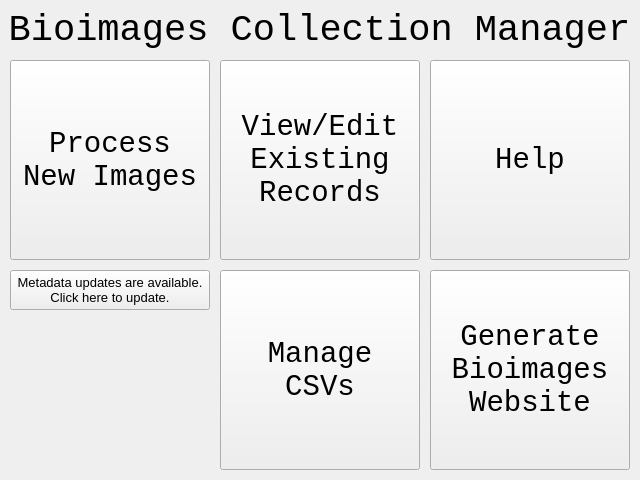
<?xml version="1.0" encoding="UTF-8"?>
<ui version="4.0">
 <class>StartWindow</class>
 <widget class="QWidget" name="StartWindow">
  <property name="geometry">
   <rect>
    <x>0</x>
    <y>0</y>
    <width>640</width>
    <height>480</height>
   </rect>
  </property>
  <property name="minimumSize">
   <size>
    <width>640</width>
    <height>480</height>
   </size>
  </property>
  <property name="maximumSize">
   <size>
    <width>640</width>
    <height>480</height>
   </size>
  </property>
  <property name="windowTitle">
   <string>Bioimages Collection Manager</string>
  </property>
  <property name="windowIcon">
   <iconset resource="BioCM.qrc">
    <normaloff>:/icon.png</normaloff>:/icon.png</iconset>
  </property>
  <widget class="QPushButton" name="editExistingRecordsButton">
   <property name="geometry">
    <rect>
     <x>220</x>
     <y>60</y>
     <width>200</width>
     <height>200</height>
    </rect>
   </property>
   <property name="font">
    <font>
     <family>Consolas</family>
     <pointsize>22</pointsize>
    </font>
   </property>
   <property name="autoFillBackground">
    <bool>false</bool>
   </property>
   <property name="text">
    <string>View/Edit
Existing
Records</string>
   </property>
  </widget>
  <widget class="QPushButton" name="addNewImagesButton">
   <property name="geometry">
    <rect>
     <x>10</x>
     <y>60</y>
     <width>200</width>
     <height>200</height>
    </rect>
   </property>
   <property name="font">
    <font>
     <family>Consolas</family>
     <pointsize>22</pointsize>
    </font>
   </property>
   <property name="autoFillBackground">
    <bool>false</bool>
   </property>
   <property name="text">
    <string>Process
New Images</string>
   </property>
  </widget>
  <widget class="QPushButton" name="manageCSVsButton">
   <property name="geometry">
    <rect>
     <x>220</x>
     <y>270</y>
     <width>200</width>
     <height>200</height>
    </rect>
   </property>
   <property name="font">
    <font>
     <family>Consolas</family>
     <pointsize>22</pointsize>
    </font>
   </property>
   <property name="autoFillBackground">
    <bool>false</bool>
   </property>
   <property name="text">
    <string>Manage
CSVs</string>
   </property>
  </widget>
  <widget class="QPushButton" name="generateWebsiteButton">
   <property name="geometry">
    <rect>
     <x>430</x>
     <y>270</y>
     <width>200</width>
     <height>200</height>
    </rect>
   </property>
   <property name="font">
    <font>
     <family>Consolas</family>
     <pointsize>22</pointsize>
    </font>
   </property>
   <property name="autoFillBackground">
    <bool>false</bool>
   </property>
   <property name="text">
    <string>Generate
Bioimages
Website</string>
   </property>
  </widget>
  <widget class="QPushButton" name="HelpButton">
   <property name="geometry">
    <rect>
     <x>430</x>
     <y>60</y>
     <width>200</width>
     <height>200</height>
    </rect>
   </property>
   <property name="font">
    <font>
     <family>Consolas</family>
     <pointsize>22</pointsize>
    </font>
   </property>
   <property name="autoFillBackground">
    <bool>false</bool>
   </property>
   <property name="text">
    <string>Help</string>
   </property>
  </widget>
  <widget class="QLabel" name="bioimagesLabel">
   <property name="geometry">
    <rect>
     <x>-1</x>
     <y>0</y>
     <width>641</width>
     <height>61</height>
    </rect>
   </property>
   <property name="font">
    <font>
     <family>Consolas</family>
     <pointsize>28</pointsize>
    </font>
   </property>
   <property name="text">
    <string>Bioimages Collection Manager</string>
   </property>
   <property name="alignment">
    <set>Qt::AlignCenter</set>
   </property>
  </widget>
  <widget class="QLabel" name="bioimagesLogo">
   <property name="geometry">
    <rect>
     <x>10</x>
     <y>270</y>
     <width>200</width>
     <height>200</height>
    </rect>
   </property>
   <property name="toolTip">
    <string>&lt;i&gt;Asimina triloba&lt;/i&gt; (pawpaw)</string>
   </property>
   <property name="text">
    <string/>
   </property>
  </widget>
  <widget class="QPushButton" name="updatesAvailable">
   <property name="geometry">
    <rect>
     <x>10</x>
     <y>270</y>
     <width>200</width>
     <height>40</height>
    </rect>
   </property>
   <property name="font">
    <font>
     <pointsize>10</pointsize>
    </font>
   </property>
   <property name="text">
    <string>Metadata updates are available.
Click here to update.</string>
   </property>
   <property name="flat">
    <bool>false</bool>
   </property>
  </widget>
 </widget>
 <layoutdefault spacing="6" margin="11"/>
 <tabstops>
  <tabstop>addNewImagesButton</tabstop>
  <tabstop>editExistingRecordsButton</tabstop>
  <tabstop>HelpButton</tabstop>
  <tabstop>manageCSVsButton</tabstop>
  <tabstop>generateWebsiteButton</tabstop>
 </tabstops>
 <resources>
  <include location="BioCM.qrc"/>
 </resources>
 <connections/>
</ui>
